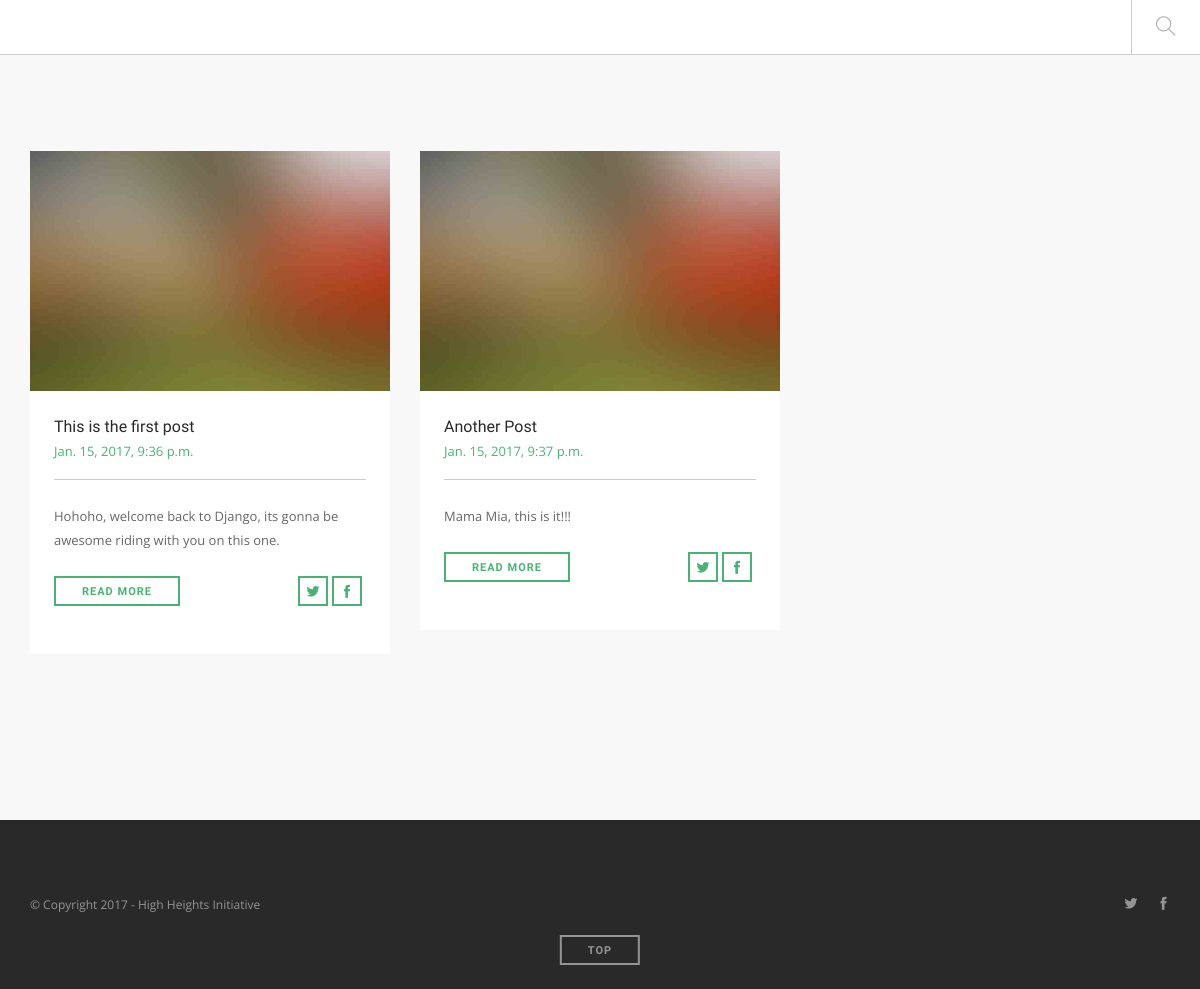
/, run on an earlier commit of the app's database.
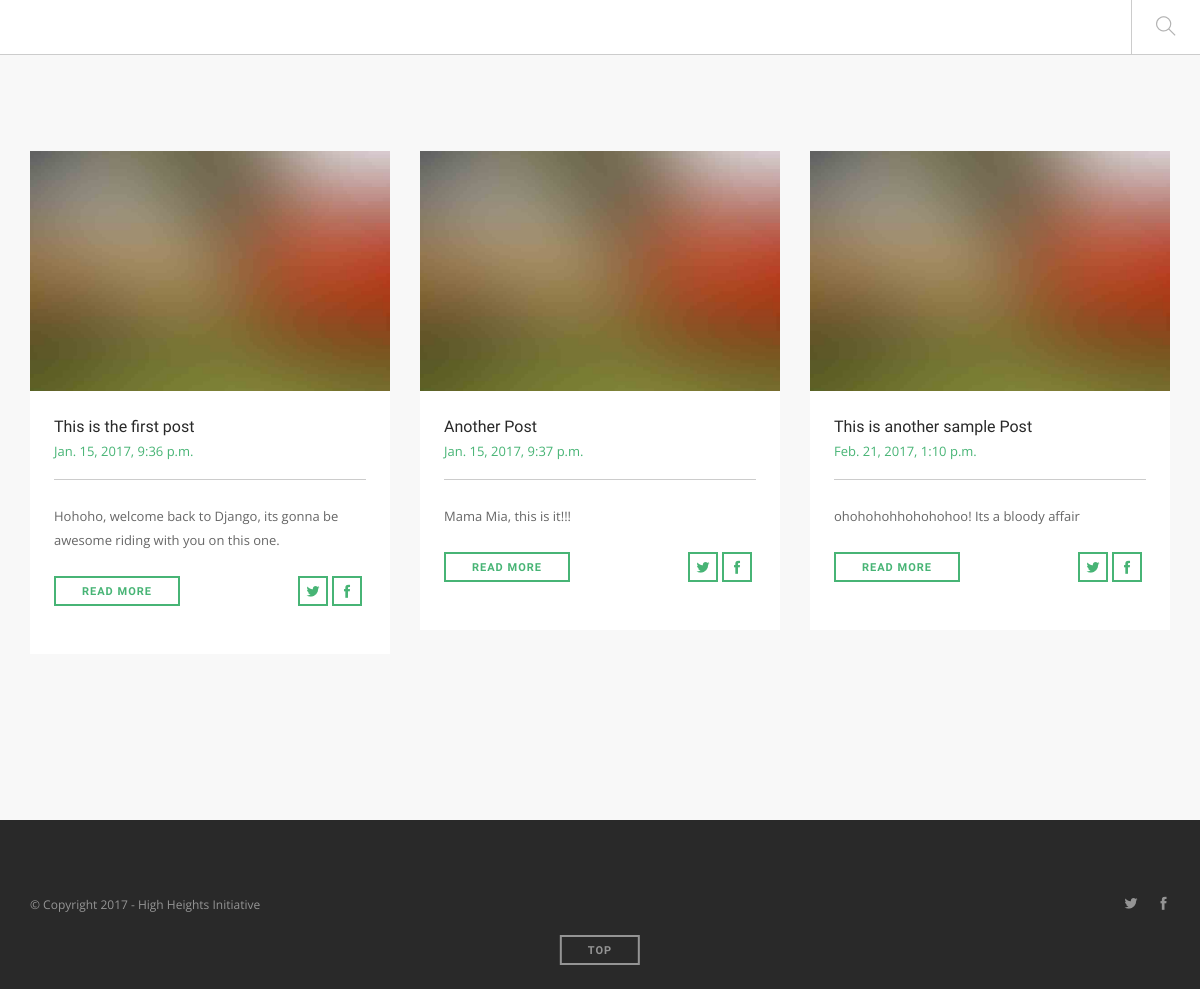
And on a later commit of the database.
### blog/models.py (models this page shows, shortened)
class Post(models.Model):
    author = models.ForeignKey('auth.User')
    title = models.CharField(max_length=200)
    text = models.TextField()
    created_date = models.DateTimeField(default=timezone.now())
    published_date = models.DateTimeField(blank=True, null=True)

### blog/views.py (the view)
# urls.py: url(r'^$', views.post_list, name='post_list'),
def post_list(request):
    posts = Post.objects.filter(published_date__lte=timezone.now()).order_by('published_date')
    return render(request, 'blog/post_list.html', {'posts': posts})

### blog/templates/blog/post_list.html (shortened to what this page needs)
{% extends "base.html" %}
{% load staticfiles %}
{% block content %}
    <section class="bg-secondary">
        <div class="container">
            <div class="row masonry masonryFlyIn mb40">
                {% for post in posts %}
                    <div class="col-sm-4 post-snippet masonry-item">
                        <a href="#">
                            <img alt="Post Image" src="{% static "img/blog-single-3.jpg" %}"/>
                        </a>
                        <div class="inner">
                            <a href="#">
                                <h5 class="mb0">{{ post.title }}</h5>
                                <span class="inline-block mb16">{{ post.published_date }}</span>
                            </a>
                            <hr>
                            <p>
                                {{ post.text }}
                            </p>
                            <a class="btn btn-sm" href="/detail">Read More</a>
                            <ul class="tags pull-right">
                                <li>
                                    <a class="btn btn-sm btn-icon" href="#">
                                        <i class="ti-twitter-alt"></i>
                                    </a>
                                </li>
                                <li>
                                    <a class="btn btn-sm btn-icon" href="#">
                                        <i class="ti-facebook"></i>
                                    </a>
                                </li>
                            </ul>
                        </div>
                    </div>
                {% endfor %}
            </div>
        </div>
    </section>
{% endblock content %}

### templates/base.html (shortened to what this page needs)
{% load staticfiles %}
{% load social_widgets %}
<!doctype html>
<html lang="en">
<head>
    <link href="{% static "css/bootstrap.css" %}" rel="stylesheet" type="text/css" media="all"/>
    <link href="{% static "css/themify-icons.css" %}" rel="stylesheet" type="text/css" media="all"/>
    <link href="{% static "css/flexslider.css" %}" rel="stylesheet" type="text/css" media="all"/>
    <link href="{% static "css/lightbox.min.css" %}" rel="stylesheet" type="text/css" media="all"/>
    <link href="{% static "css/ytplayer.css" %}" rel="stylesheet" type="text/css" media="all"/>
    <link href="{% static "css/theme.css" %}" rel="stylesheet" type="text/css" media="all"/>
    <link href="{% static "css/custom.css" %}" rel="stylesheet" type="text/css" media="all"/>
    <link href="{% static "css/custom.css" %}" rel="stylesheet" type="text/css" media="all"/>
</head>
<body class="scroll-assist">
<div class="nav-container">
    <nav>
        <div class="nav-bar">
            <div class="module left">
            </div>
            <div class="module-group right">
                <div class="module left">
                </div>
                <div class="module widget-handle search-widget-handle left">
                    <div class="search">
                        <i class="ti-search"></i>
                    </div>
                </div>
            </div>
        </div>
    </nav>
</div>
{% block content %}{% endblock content %}
<footer class="footer-1 bg-dark">
    <div class="container">
        <div class="row">
            <div class="col-sm-6">
                <span class="sub">&copy; Copyright 2017 - High Heights Initiative</span>
            </div>
            <div class="col-sm-6 text-right">
                <ul class="list-inline social-list">
                    <li>
                        <a href="#">
                            <i class="ti-twitter-alt"></i>
                        </a>
                    </li>
                    <li>
                        <a href="#">
                            <i class="ti-facebook"></i>
                        </a>
                    </li>
                </ul>
            </div>
        </div>
    </div>
    <a class="btn btn-sm fade-half back-to-top inner-link" href="#top">Top</a>
</footer>
</body>
</html>

What changed in the data, as far as the page shows it:
added Post: title "This is another sample Post", published_date "Feb. 21, 2017, 1:10 p.m.", text "ohohohohhohohohoo! Its a bloody affair"
